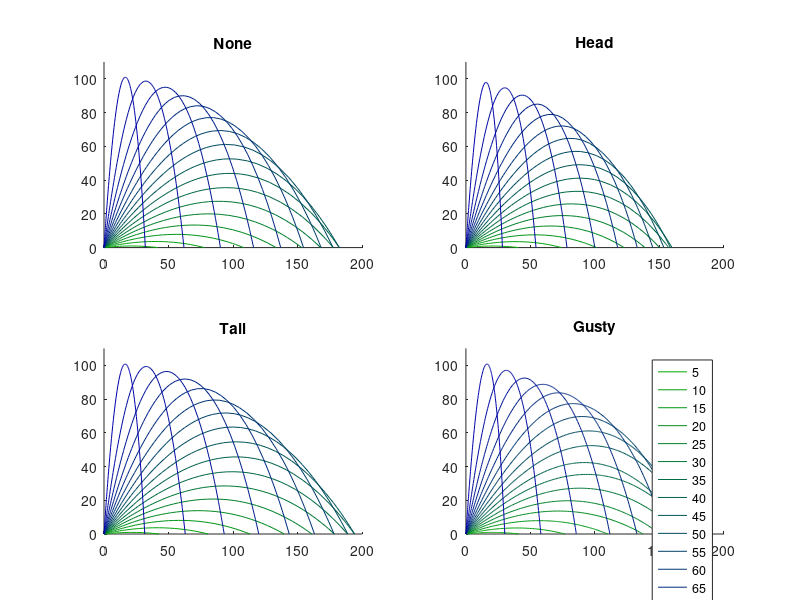

MATLAB code for this plot: (Note: this script raises an error after producing the figure.)
function cannonball

shg
clf
x0 = 0;
y0 = 0;
v0 = 50;
tspan = [0 20];
opts = odeset('events',@events,'refine',6);
n = 17;
T = zeros(n,4);
X = zeros(n,4);
V = zeros(n,4);
LT = zeros(n,4);
w = (0:n-1)'/(n-1);
c = [0*w 2/3*(1-w) 2/3*w];
set(gcf,'defaultaxescolororder',c)

for w = 1:4
   subplot(2,2,w)
   axis([0 200 0 110])
   hold on
   for k = 1:n
      theta0 = k*pi/36;
      z0 = [x0; y0; v0; theta0];
      [t,z] = ode45(@cannonfun,tspan,z0,opts,w);
      plot(z(:,1),z(:,2),'-','color',c(k,:))
      drawnow
      T(k,w) = t(end);
      X(k,w) = z(end,1);
      V(k,w) = z(end,3);
      LT(k,w) = length(t);
   end
   hold off
   switch w
      case 1
         title('None')
      case 2
         title('Head')
      case 3
         title('Tail')
      case 4
         title('Gusty')
   end
end

kays = {};
for k = 1:17
   kays = {kays{:},int2str(5*k)};
end
set(legend(kays),'pos',[.01 .25 .075 .50])

T
X
V 
LT

for w = 1:4
   switch w
      case 1
         fprintf('\nNo wind\n')
      case 2
         fprintf('\nSteady head wind\n')
      case 3
         fprintf('\nIntermittent tail wind\n')
      case 4
         fprintf('\nGusty wind\n')
   end
   k = find(X(:,w) == max(X(:,w)));
   fprintf('  theta0 = %2.0f degrees, t = %6.3f, range = %5.1f, vfinal = %6.3f, nsteps = %2.0f\n', 5*k, T(k,w), X(k,w), V(k,w), LT(k,w));
end

% ---------------------------------------------

function zdot = cannonfun(t,z,wind)
% Cannonball problem.

x = z(1);
y = z(2);
v = z(3);
theta = z(4);

c = 0.2;     % Drag coefficient
rho = 1.29;  % Density of air
s = 0.25;    % Cross section
m = 15;      % Mass
g = 9.8;     % Gravity

switch wind
   case 1
      W = 0;
   case 2
      W = -10;
   case 3
      if rem(floor(t),2) == 0, W = 10; else, W = 0; end
   case 4
      W = 10*randn;
end

xdot = v*cos(theta);
ydot = v*sin(theta);
D = c*rho*s*((xdot-W)^2 + ydot^2)/2;
vdot = -D/m - g*sin(theta);
thetadot = -(g/v)*cos(theta);

zdot = [xdot; ydot; vdot; thetadot];

% ---------------------------------------------

function [value,isterminal,direction] = events(t,y,ignore)
% Locate the time when height passes through zero in
% a decreasing direction and stop integration.  
value = y(2);     % detect height = 0
isterminal = 1;   % stop the integration
direction = -1;   % negative direction
